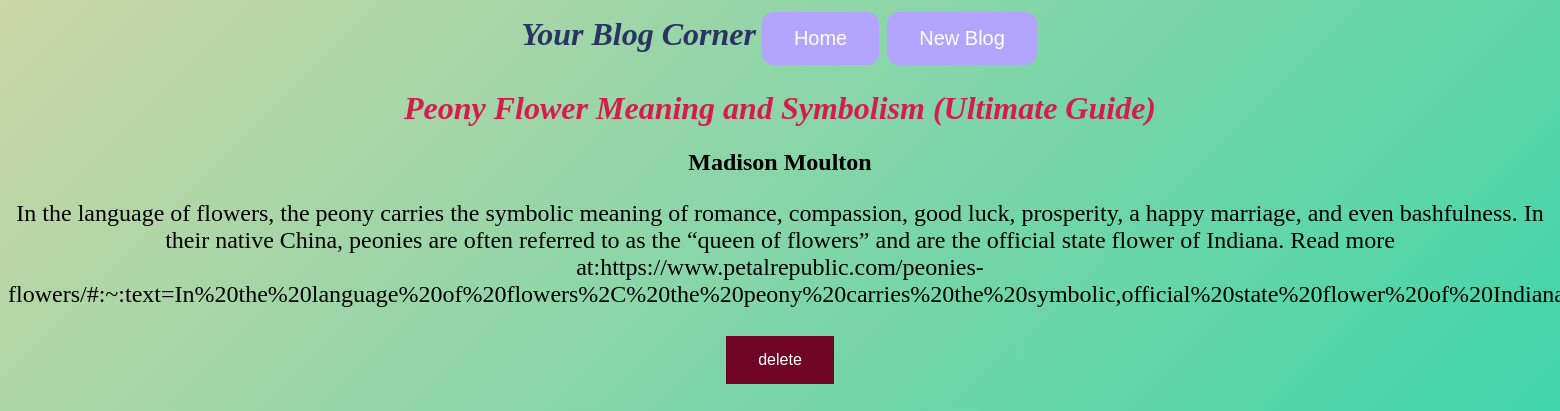
Page /blog/3 on the committed database.
### blog.py (models this page shows, shortened)
class blogs(db.Model):
    id = db.Column(db.Integer, primary_key=True)
    title = db.Column(db.String(200), nullable=False)
    body = db.Column(db.String(200), nullable=False)
    author = db.Column(db.String(200), nullable=False)

### blog.py (the view)
@app.route('/blog/<id>')
def the_id(id):
    this_blog = blogs.query.get(id)
    return render_template('blog_detail.html',blog = this_blog)

### templates/blog_detail.html (shortened to what this page needs)
{% extends 'base.html' %}
{% block body %}
    <h1 class="blog_title">{{blog.title}}</h1>
    <h2 class="blog_author">{{blog.author}}</h1>
    <p class="blog_body">{{blog.body}}</p>
    <a href="{{url_for('delete',id=blog.id)}}">
        <button>delete</button>
    </a>
{% endblock %}

### static/css/blog.css (style rules this page uses)
h1 { color: #293462; font-style: italic; }
h1.blog_title { color: #D61C4E; font-style: italic; font-weight: bold; }
h2.blog_author { color: black; font-weight: bold; }
p.blog_body { color: black; font-size: 24px; }
button { background-color: #700426; border: none; color: white; padding: 15px 32px; text-align: center; text-decoration: none; display: inline-block; font-size: 16px; margin: 4px 2px; cursor: pointer; }
h2 { color: #D61C4E; }
body { animation: gradient 25s ease infinite; background: linear-gradient(-45deg, #F6F6F6, #CEE5D0, #23a6d5, #23d5ab,#CCD6A6); background-size: 400% 400%; height: 100vh; }

### rows in the picture
blogs: title "Peony Flower Meaning and Symbolism (Ultimate Guide)", author "Madison Moulton", body "In the language of flowers, the peony carries the symbolic meaning of romance, compassion, good luck, prosperity, a happy marriage, and even bashfulness. In their native China, peonies are often referred to as the “queen of flowers” and are the official state flower of Indiana. Read more…"
